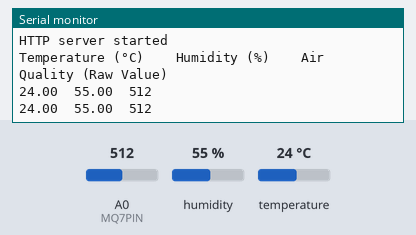
A sketch run on a simulated ESP8266 (NodeMCU). Parts: the last lines printed to the serial monitor. Inputs (shaded band) come from the test bench; at power-on: humidity 55 %, A0 (MQ7PIN) = 512, temperature 24 °C. WiFi joins after 1.5 s; servers stay silent unless stated.

Above: at 3.2 s.
3.3 s: humidity set to 22 %
At 4.4 s:
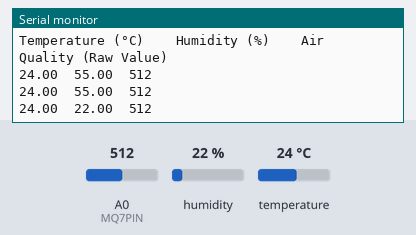
4.8 s: A0 (MQ7PIN) set to 610
At 5.9 s:
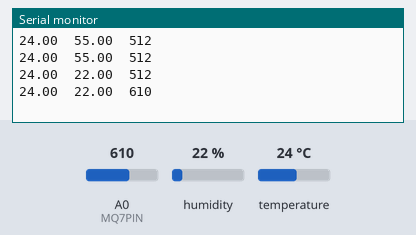
6.3 s: temperature set to 12 °C
At 7.6 s:
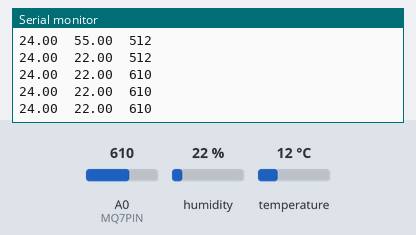
7.8 s: A0 (MQ7PIN) set to 590
At 9.2 s:
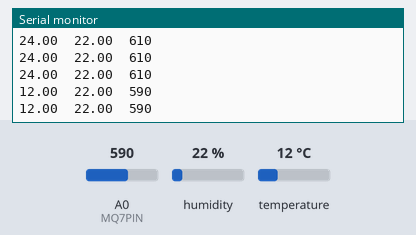
9.3 s: humidity set to 40 %
At 10.9 s:
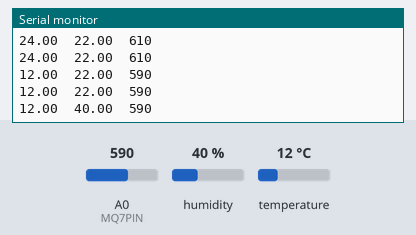
Timing chart, 0 to 11.8 s (numbered marks = the images above; inputs shaded):
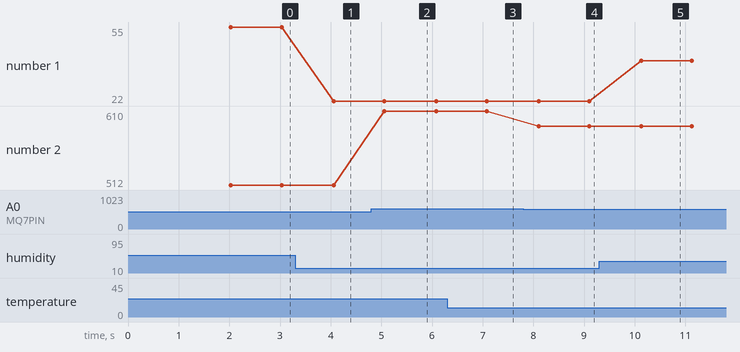

The sketch:

weather_station.ino
```cpp
#include <ESP8266WiFi.h>
#include <ESP8266WebServer.h>
#include <DHT.h>

#define DHTPIN 2       // DHT11 data pin
#define DHTTYPE DHT11  // DHT sensor type
DHT dht(DHTPIN, DHTTYPE);

#define MQ7PIN A0      // MQ-7 air quality sensor analog pin

// Wi-Fi Credentials
const char* ssid = "YOUR_SSID";
const char* password = "YOUR_PASSWORD";

// Create Web Server on port 80
ESP8266WebServer server(80);

void setup() {
  Serial.begin(115200);
  dht.begin();

  // Connect to Wi-Fi
  WiFi.begin(ssid, password);
  Serial.print("Connecting to Wi-Fi");
  while (WiFi.status() != WL_CONNECTED) {
    delay(1000);
    Serial.print(".");
  }
  Serial.println("\nConnected to Wi-Fi!");
  Serial.print("IP Address: ");
  Serial.println(WiFi.localIP());

  // Define web server route
  server.on("/", handleRoot);
  server.begin();
  Serial.println("HTTP server started");

  // Print headers for the Serial Plotter
  Serial.println("Temperature (°C) \t Humidity (%) \t Air Quality (Raw Value)");
}

void loop() {
  server.handleClient();  // Handle web server requests

  // Read sensor data
  float temperature = dht.readTemperature();
  float humidity = dht.readHumidity();
  int airQuality = analogRead(MQ7PIN);

  // Check for valid sensor readings
  if (isnan(temperature) || isnan(humidity)) {
    Serial.println("Sensor error. Check connections!");
  } else {
    // Print data for Serial Plotter
    Serial.print(temperature);
    Serial.print("\t");
    Serial.print(humidity);
    Serial.print("\t");
    Serial.println(airQuality);
  }

  delay(1000);  // Update every second
}

void handleRoot() {
  // Read temperature and humidity from DHT11
  float temp = dht.readTemperature();
  float hum = dht.readHumidity();
  int mq7Value = analogRead(MQ7PIN);

  // Handle NaN readings
  String tempDisplay = isnan(temp) ? "N/A" : String(temp);
  String humDisplay = isnan(hum) ? "N/A" : String(hum);

  // Determine air quality
  String airQuality;
  if (mq7Value < 300) {
    airQuality = "Good";
  } else if (mq7Value < 600) {
    airQuality = "Moderate";
  } else {
    airQuality = "Poor";
  }

  // HTML page content
  String html = R"=====(
  <!DOCTYPE html>
  <html lang="en">
  <head>
    <meta charset="UTF-8">
    <meta name="viewport" content="width=device-width, initial-scale=1.0">
    <title>Environment Monitor</title>
    <style>
      body {
        font-family: Arial, sans-serif;
        text-align: center;
        background-color: #f4f4f9;
        margin: 0;
        padding: 0;
      }
      .container {
        margin: 50px auto;
        padding: 20px;
        width: 80%;
        max-width: 600px;
        background: #ffffff;
        box-shadow: 0 4px 8px rgba(0, 0, 0, 0.2);
        border-radius: 10px;
      }
      h1 {
        color: #333333;
      }
      .data {
        margin: 20px 0;
        font-size: 1.2em;
      }
      .value {
        font-size: 2em;
        color: #4caf50;
      }
    </style>
    <meta http-equiv="refresh" content="5"> <!-- Auto-refresh every 5 seconds -->
  </head>
  <body>
    <div class="container">
      <h1>Environment Monitor</h1>
      <div class="data">
        <p>Temperature: <span class="value">__TEMP__ °C</span></p>
        <p>Humidity: <span class="value">__HUM__ %</span></p>
        <p>Air Quality: <span class="value">__AIR_QUALITY__</span></p>
      </div>
    </div>
  </body>
  </html>
  )=====";

  // Replace placeholders with actual values
  html.replace("__TEMP__", tempDisplay);
  html.replace("__HUM__", humDisplay);
  html.replace("__AIR_QUALITY__", airQuality);

  // Send HTML response
  server.send(200, "text/html", html);
}
```

Measured:
- after the input at 3.3 s, the serial monitor: prints a new line after 0.76 s (image 1)
- after the input at 4.8 s, the serial monitor: prints a new line after 0.26 s (image 2)
- after the input at 7.8 s, the serial monitor: prints a new line after 0.30 s (image 4)
- after the input at 9.3 s, the serial monitor: prints a new line after 0.83 s (image 5)
- plotted number 1: 55 → 22 after the input at 3.3 s, 22 → 40 after the input at 9.3 s
- plotted number 2: 512 → 610 after the input at 4.8 s, 610 → 590 after the input at 7.8 s
